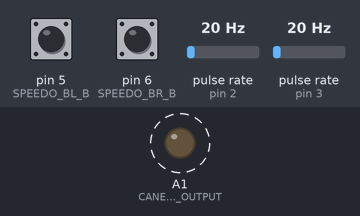
The sketch below on a simulated Arduino Uno, built with avr-gcc and run on an emulated ATmega328P. On the bench: output pins drawn as LEDs (lit = HIGH). Wiring (inferred from the names in the program): 2 × pulse sensor: data pin 2 / data pin 3. Dashed ring = blinking. The test bench sets the inputs (shaded band); at power-on: pin 5 (SPEEDO_BL_B) HIGH, pin 6 (SPEEDO_BR_B) HIGH, pulse rate (sensors on pin 2, pin 3) 20 Hz. What the sketch prints to the serial monitor is not drawn.

Above: at 0.55 s.
Timing chart, 0 to 3.5 s (numbered marks = the images above):
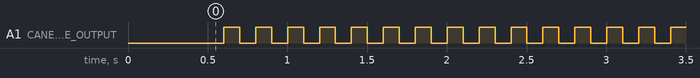

Measured:
- by itself, A1 (CANENABLE_OUTPUT): alternates HIGH for 0.10 s and LOW for 0.10 s

The sketch:

NV11_speedo_UNO.ino
```cpp
/*
 Name:		NV11_speedo_UNO.ino
 Created:	2/18/2019 3:14:55 PM
 Author:	MX
*/
#include <CANSerializer.h>
#include <NV11DataSpeedo.h>

#include <ros.h>
#include <std_msgs/Float32MultiArray.h>
#include <std_msgs/UInt32MultiArray.h>

#include "Speedometer.h"
#include "Pins_speedo.h"


CANSerializer serializer;
NV11DataSpeedo dataSpeedo;

Speedometer speedoBL = Speedometer(SPEEDO_BL_A, SPEEDO_BL_B, 545, 500, true);
Speedometer speedoBR = Speedometer(SPEEDO_BR_A, SPEEDO_BR_B, 545, 500, false);

bool CAN_avail;
//ros::NodeHandle nh;//_<ArduinoHardware, 10, 10, 100, 105, ros::DefaultReadOutBuffer_>
//std_msgs::Float32MultiArray speedData;
//std_msgs::UInt32MultiArray distData;
//ros::Publisher speedPublisher("speedKmh", &speedData), distPublisher("distMm", &distData);
//ros::Subscriber

void setup() {
	delay(500);
	Serial.begin(9600);
	pinMode(CANENABLE_OUTPUT, OUTPUT);
	CAN_avail = serializer.init(CAN_CS);
	if (CAN_avail)
	{
		digitalWrite(CANENABLE_OUTPUT, HIGH);
		Serial.println("CAN init");
	}
	else
	{
		digitalWrite(CANENABLE_OUTPUT, LOW);
		Serial.println("CAN fail");
	}
	pinMode(SPEEDO_BL_A, INPUT_PULLUP);
	pinMode(SPEEDO_BL_B, INPUT_PULLUP);
	pinMode(SPEEDO_BR_A, INPUT_PULLUP);
	pinMode(SPEEDO_BR_B, INPUT_PULLUP);
	attachInterrupt(digitalPinToInterrupt(SPEEDO_BL_A), tickL, FALLING);
	attachInterrupt(digitalPinToInterrupt(SPEEDO_BR_A), tickR, FALLING);

	//Serial.println("NV11 Speedo");

	//nh.getHardware()->setBaud(9600);

	//nh.initNode();
	//nh.advertise(speedPublisher);
	//nh.advertise(distPublisher);
	// in RosSerial AVR port, only a length and a pointer is supplied. Pointer should point towards a pre-allocated array
	//speedData.data_length = 2;
	//distData.data_length = 2;
	//nh.subscribe(&dummyScr);
}

// the loop function runs over and over again until power down or reset
void loop() {
	static uint8_t counter = 0;
	static float speed[2];
	static uint32_t dist[2];
	counter++;

	//Serial.print(speedoBL.getSpeedKmh()); Serial.print("\t");
	//Serial.print(speedoBL.getTotalDistTravelled()); Serial.print("\t");
	//Serial.print(speedoBR.getSpeedKmh()); Serial.print("\t");
	//Serial.print(speedoBR.getTotalDistTravelled()); Serial.println();

	speed[0] = speedoBL.getSpeedKmh();
	speed[1] = speedoBR.getSpeedKmh();

	// ------------------ ROS SERIAL thingy ---------------------
	//speedData.data = speed;
	//speedPublisher.publish(&speedData);
	//dist[0] = speedoBL.getTotalDistTravelled();
	//dist[1] = speedoBR.getTotalDistTravelled();
	//distData.data = dist;
	//
	//speedPublisher.publish(&speedData);
	//distPublisher.publish(&distData);
	//nh.spinOnce();

	if (counter % 4 == 0)
	{
		CANFrame f;
		dataSpeedo.insertData((speed[0]+speed[1])/2);
		dataSpeedo.packCAN(&f);
		serializer.sendCanFrame(&f);
		CAN_avail = serializer.checkNoError();
	}
	digitalWrite(CANENABLE_OUTPUT, HIGH^CAN_avail);
	delay(100);
	digitalWrite(CANENABLE_OUTPUT, LOW^CAN_avail);
	delay(100);
}

void tickL()
{
	speedoBL.trip();
}
void tickR()
{
	speedoBR.trip();
}
```

Pins_speedo.h
```cpp
#pragma once
#define SPEEDO_BL_A 2
#define SPEEDO_BL_B 5
#define SPEEDO_BR_A 3
#define SPEEDO_BR_B 6
#define CAN_CS 10
#define CANENABLE_OUTPUT A1
```
